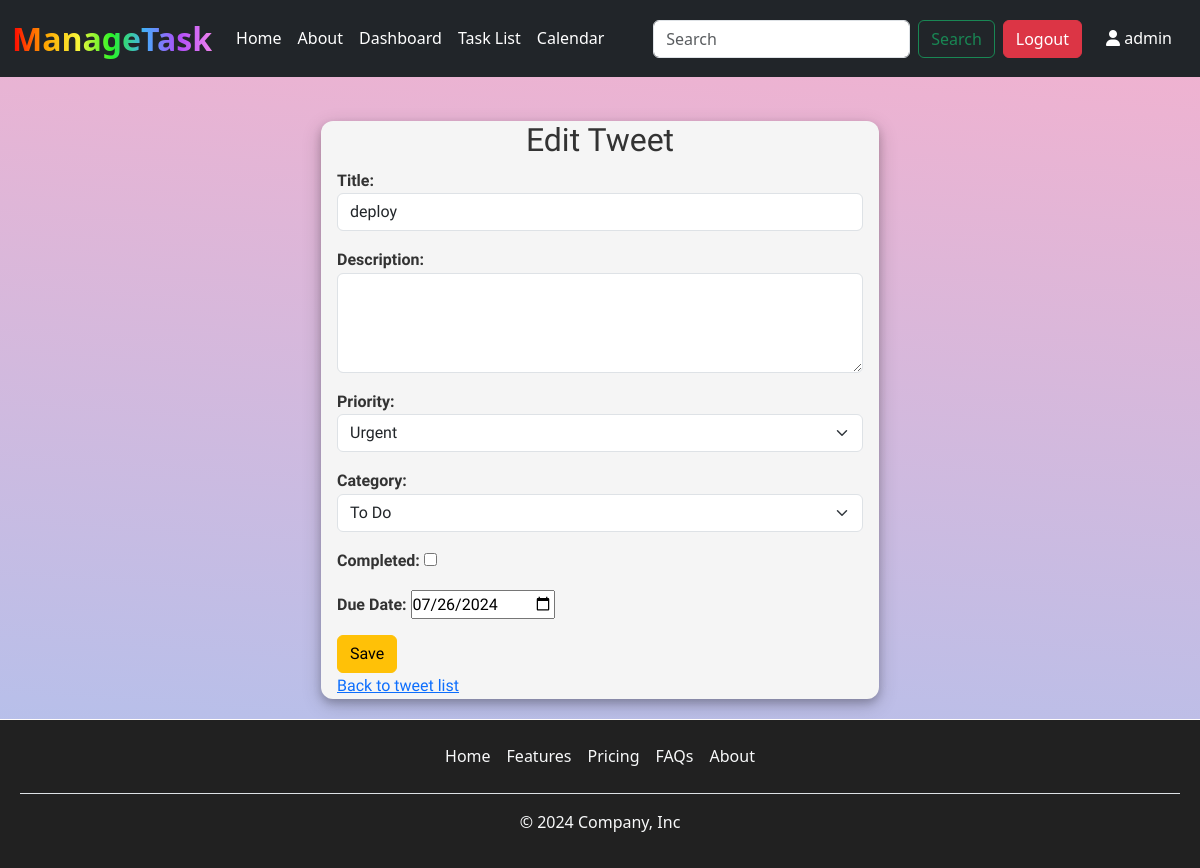
The app's page /home/40/task_update/ (signed in) with its own data.
### taskmanage/models.py (models this page shows, shortened)
class Task(models.Model):
    user = models.ForeignKey(User,on_delete=models.CASCADE)
    title = models.CharField(max_length=200)
    description = models.TextField(blank=True,null=True)
    priority = models.ForeignKey(Priority, on_delete=models.CASCADE,default=1)
    category = models.ForeignKey(Category, on_delete=models.CASCADE,default=1)
    completed = models.BooleanField(default=False)
    due_date = models.DateField(null=True,blank=True)
    created_at = models.DateTimeField(default=timezone.now)
    updated_at = models.DateTimeField(auto_now=True)

### taskmanage/views.py (the view)
# urls.py: path('<int:task_id>/task_update/',views.task_update,name='task_update'),
@login_required
def task_update(request,task_id):
    task = get_object_or_404(Task,pk = task_id, user = request.user)
    if request.method == 'POST':
        form = TaskForm(request.POST,request.FILES,instance=task)
        if form.is_valid():
            task = form.save(commit=False)
            task.user = request.user
            task.save()
            return redirect('task_list')
    else:
        form = TaskForm(instance=task)
    return render(request,'task_update.html',{'form':form})

### taskmanage/forms.py
class TaskForm(forms.ModelForm):
    class Meta:
        model = Task
        fields = ['title','description','priority','category','completed','due_date']
        widgets = {
            'title': forms.TextInput(attrs={'class': 'form-control', 'placeholder':'Title'}),
            'description': forms.Textarea(attrs={'class': 'form-control descrip'}),
            'priority': forms.Select(attrs={'class': 'form-select'}),
            'category': forms.Select(attrs={'class': 'form-select'}),
            'due_date': forms.DateInput(attrs={'class': 'form-control'}),
        }
    due_date = forms.DateField(
        widget=forms.DateInput(attrs={'type': 'date'}),
        input_formats=['%Y-%m-%d', '%m/%d/%Y', '%m-%d-%Y'],
        label='Due Date'
    )

### taskmanage/models.py (called while the page is built)
    def __str__(self):
        return self.name

    def __str__(self):
        return self.category_name

### taskmanage/templates/task_update.html (shortened to what this page needs)
{% extends "layouts.html" %}
{% load static %}
{% load widget_tweaks %}
{% block content %}
<div class="dashboard">
    <div class="container mt-4 taskbtn">
        <div class="taskbtn1">
            <div class="heading">
                <h2>{% if form.instance.pk %}Edit Tweet {% else %}Task {% endif %}</h2>
            </div>
            <div class="form-group mx-3">
                <form method="post" enctype="multipart/form-data" class="form">
                    {{form.as_p}}
                    <button class="btn btn-warning" type="submit">Save</button>
                </form>
                <a href="{% url 'task_list' %}">Back to tweet list</a>
            </div>
        </div>
    </div>
</div>
{% endblock %}

### taskmanage/templates/layouts.html (shortened to what this page needs)
<!DOCTYPE html>
<html lang="en" data-bs-theme="light">
<head>
    {% load static %}
    <link href="https://cdn.jsdelivr.net/npm/bootstrap@5.3.3/dist/css/bootstrap.min.css" rel="stylesheet"
>
    <link rel="stylesheet" href="{% static 'css/style.css' %}">
    <link rel="stylesheet" href="https://cdnjs.cloudflare.com/ajax/libs/font-awesome/6.2.0/css/all.min.css" />
    <link href='https://cdn.jsdelivr.net/npm/fullcalendar@5.10.1/main.min.css' rel='stylesheet' />
</head>
<body>
    <div class="main">
        <nav class="navbar navbar-dark bg-dark navbar-expand-lg ">
            <div class="container-fluid">
                <a class="navbar-brand rainbow-text" href="{% url 'home' %}">ManageTask</a>
                <div class="collapse navbar-collapse" id="navbarSupportedContent">
                    <ul class="navbar-nav me-auto mb-2 mb-lg-0 ">
                        <li class="nav-item">
                            <a class="nav-link {% if request.resolver_match.url_name == 'home' %}active{% endif %}"  href="{% url 'home' %}">Home</a>
                        </li>
                        <li class="nav-item">
                            <a class="nav-link {% if request.resolver_match.url_name == 'about' %}active{% endif %}"  href="{% url 'about' %}">About</a>
                        </li>
                        <li class="nav-item">
                            <a class="nav-link {% if request.resolver_match.url_name == 'dashboard' %}active{% endif %}" href="{% url 'dashboard' %}">Dashboard</a>
                        </li>
                        <li class="nav-item">
                            <a class="nav-link {% if request.resolver_match.url_name == 'task_list' %}active{% endif %}"  href="{% url 'task_list' %}">Task List</a>
                        </li>
                        <li class="nav-item">
                            <a class="nav-link {% if request.resolver_match.url_name == 'task_event_view' %}active{% endif %}" href="{% url 'task_event_view' %}">Calendar</a>
                        </li>
                    </ul>
                    <form class="d-flex" role="search">
                        <input class="form-control me-2" type="search" placeholder="Search" aria-label="Search">
                        <button class="btn btn-outline-success" type="submit">Search</button>
                    </form>
                    {% if user.is_authenticated %}
                    <form method="post" action="{% url 'logout' %}">
                        <button class="btn btn-danger mx-2" type="submit">Logout</button>
                    </form>
                    <a class="user1"><i class="fa-solid fa-user"></i> {{user}}</a>
                    {% else %}
                    <a href="{% url 'register' %}" class="btn btn-primary mx-2">Register</a>
                    <a href="{% url 'login' %}" class="btn btn-success mx-2">Login</a>
                    {% endif %}
                </div>
            </div>
        </nav>
        <div class="container-main">
            {% block content%}
            {% endblock %}
        </div>
        <footer class="py-3">
            <ul class="nav justify-content-center border-bottom pb-3 mb-3 ">
                <li class="nav-item"><a href="#" class="nav-link px-2 text-light">Home</a></li>
                <li class="nav-item"><a href="#" class="nav-link px-2 text-light">Features</a></li>
                <li class="nav-item"><a href="#" class="nav-link px-2 text-light">Pricing</a></li>
                <li class="nav-item"><a href="#" class="nav-link px-2 text-light">FAQs</a></li>
                <li class="nav-item"><a href="#" class="nav-link px-2 text-light">About</a></li>
            </ul>
            <p class="text-center text-light">© 2024 Company, Inc</p><p class="visit">{% if user.is_authenticated %}{% else %}Total visits: {{ visit_count }}{% endif %}</p>
        </footer>
    </div>
</body>
</html>

### static/css/style.css (style rules this page uses)
* { margin: 0; padding: 0; box-sizing: border-box; }
body { color: #333; line-height: 1.6; }
.user1 { color: white; text-decoration: none; margin: 1rem; }
.main { display: flex; flex-direction: column; min-height: 100vh; background: rgb(2,0,36); background: linear-gradient(4deg, rgba(2,0,36,1) 0%, rgb(172, 194, 239) 0%, rgba(245,177,206,1) 100%); }
.dashboard { flex: 1; padding: 20px; }
footer { width: 100%; background-color: #212121; padding: 20px; text-align: center; border-top: 1px solid #fffcfc; margin-top: auto; z-index: 1; position: relative; }
.rainbow-text { background-image: linear-gradient(to left, violet, rgb(177, 77, 249), rgb(71, 171, 252), rgb(40, 243, 40), rgb(247, 247, 59), orange, red); -webkit-background-clip: text; background-clip: text; -webkit-text-fill-color: transparent; font-weight: bolder; font-size: xx-large; }
.container { font-family: "Ubuntu", sans-serif; }
.taskbtn { display: flex; justify-content: center; }
.taskbtn1 { width: 50%; background-color: whitesmoke; border-radius: 12px; box-shadow: 0 4px 8px 0 rgba(0, 0, 0, 0.2), 0 6px 20px 0 rgba(0, 0, 0, 0.19); }
.heading { text-align: center; }
textarea { height: 100px; }
label { font-weight: 600; }
html { scroll-behavior: smooth; }
.navbar a { color: #fff; }

### records on screen
Task: title "deploy", priority "Urgent", category "To Do", due_date "07/26/2024"

### other values on screen
{{ user }} "admin"
